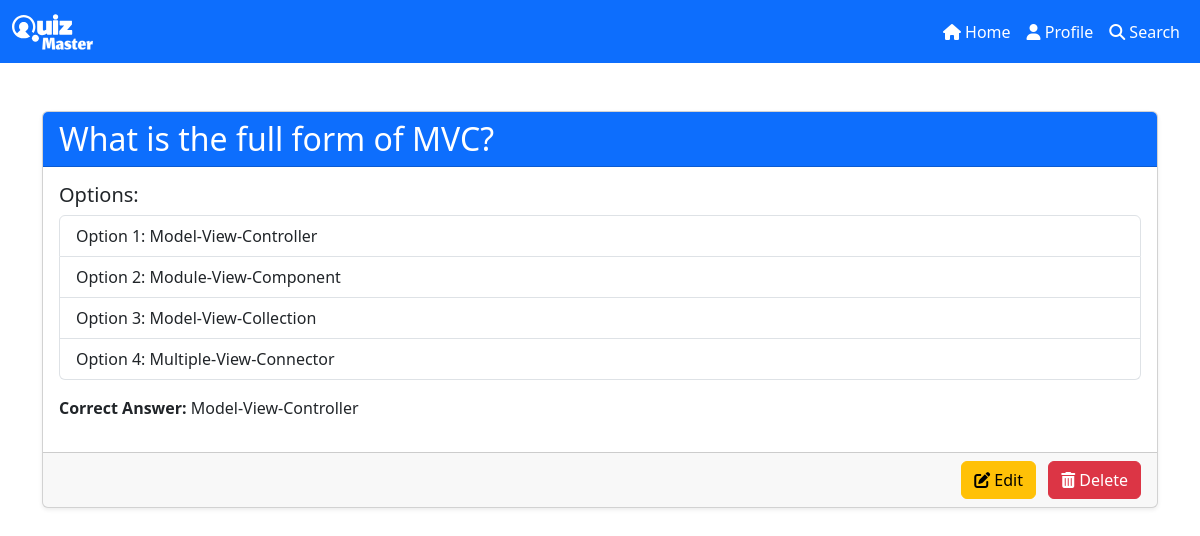
Screenshot of /question/1/1/1/1 (signed in) with the database file from the repository.
### models.py (models this page shows)
class Question(db.Model):
    id = db.Column(db.Integer, primary_key=True, autoincrement=True)
    quiz_id = db.Column(db.Integer, db.ForeignKey("quiz.id"), nullable=False)
    question = db.Column(db.String(120), nullable=False)
    option1 = db.Column(db.String(120), nullable=False)
    option2 = db.Column(db.String(120), nullable=False)
    option3 = db.Column(db.String(120), nullable=False)
    option4 = db.Column(db.String(120), nullable=False)
    correct_option = db.Column(db.String(120), nullable=False)

### routes.py (the view)
    @app.route(
        "/question/<int:subject_id>/<int:chapter_id>/<int:quiz_id>/<int:question_id>",
        methods=["GET", "POST"],
    )
    @admin_required
    def show_question(subject_id, chapter_id, quiz_id, question_id):
        subject = Subject.query.get(subject_id)
        if not subject:
            flash("Subject not found")
            return redirect(url_for("admin_home"))
        chapter = Chapter.query.get(chapter_id)
        if not chapter:
            flash("Chapter not found")
            return redirect(url_for("admin_home"))
        quiz = Quiz.query.get(quiz_id)
        if not quiz:
            flash("Quiz not found")
            return redirect(url_for("admin_home"))
        question = Question.query.get(question_id)
        if not question:
            flash("Question not found")
            return redirect(url_for("admin_home"))
        return render_template(
            "question/show_question.html",
            subject=subject,
            chapter=chapter,
            quiz=quiz,
            question=question,
        )

### templates/question/show_question.html (shortened to what this page needs)
{% extends 'base.html' %}
{% block content %}
<div class="container mt-5">
  <div class="card shadow-sm">
    <div class="card-header bg-primary text-white">
      <h2 class="mb-0">{{ question.question }}</h2>
    </div>
    <div class="card-body">
      <h5>Options:</h5>
      <ul class="list-group">
        <li class="list-group-item">Option 1: {{ question.option1 }}</li>
        <li class="list-group-item">Option 2: {{ question.option2 }}</li>
        <li class="list-group-item">Option 3: {{ question.option3 }}</li>
        <li class="list-group-item">Option 4: {{ question.option4 }}</li>
      </ul>
      <p class="mt-3">
        <strong>Correct Answer:</strong> {{ question.correct_option }}
      </p>
    </div>
    <div class="card-footer text-end">
      <a href="{{ url_for('edit_question', subject_id=subject.id, chapter_id=chapter.id, quiz_id=quiz.id, question_id=question.id) }}" class="btn btn-warning me-2">
        <i class="fas fa-edit"></i> Edit
      </a>
      <a href="{{ url_for('delete_question', subject_id=subject.id, chapter_id=chapter.id, quiz_id=quiz.id, question_id=question.id) }}" class="btn btn-danger">
        <i class="fas fa-trash-alt"></i> Delete
      </a>
    </div>
  </div>
</div>
{% endblock %}

### rows the page displays
Question: question "What is the full form of MVC?", option1 "Model-View-Controller", option2 "Module-View-Component", option3 "Model-View-Collection", option4 "Multiple-View-Connector", correct_option "Model-View-Controller"
